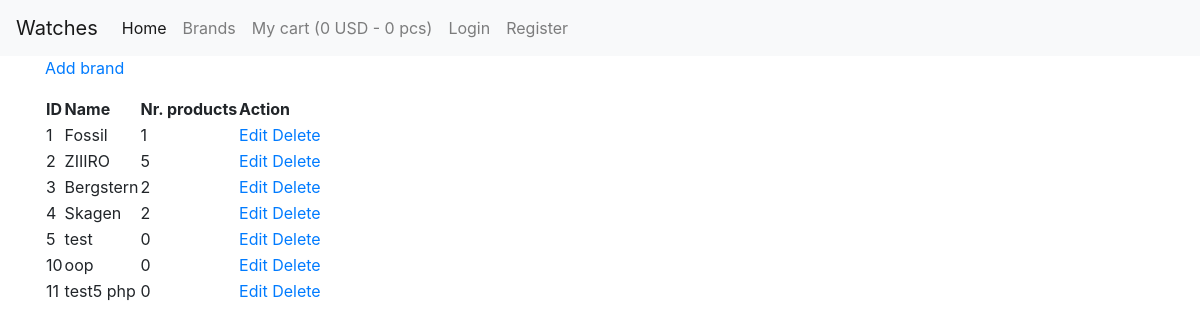
The page /brand_list.php on the database its author committed.
### tables this page shows
CREATE TABLE `watches_brand` (
  `id` int(11) NOT NULL,
  `name` varchar(100) NOT NULL
);

### classes/Database.class.php (called while the page is built, shortened)
<?php
class Database
{
    protected $dbserver = "localhost";
    protected $dbusername = "root";
    protected $dbpassword = "";
    protected $dbname = "curs";
    public function connect()
    {
        try {
            $this->conn = new PDO(
                                "mysql:host=" . $this->dbserver . ";
                                dbname=" . $this->dbname,
                                $this->dbusername,
                                $this->dbpassword);
        } catch (PDOException $e) {
            echo $e->getMessage();
        }
    }
}

### classes/WatchBrand.class.php (called while the page is built, shortened)
<?php
class WatchBrand extends Database
{
    public function getAll()
    {
        $sql = "SELECT * FROM watches_brand";
        $stmt = $this->conn->prepare($sql);
        $stmt->execute();
        return $stmt->fetchAll();
    }
}

### classes/Watch.class.php (called while the page is built, shortened)
<?php
class Watch extends Database
{
    protected $brand;
    public function setBrand($_brand)
    {
        $this->brand = $_brand;
    }
    public function countProducts()
    {
        $sql = "SELECT * FROM watches
                WHERE brand = '$this->brand'";
        $stmt = $this->conn->prepare($sql);
        $stmt->execute();
        $allWatches = $stmt->fetchAll();
        return count($allWatches);
    }
}

### brand_list.php (the view, shortened to what this page needs)
<?php
include "header.php";
$watchBrand = new WatchBrand();
$watchBrands = $watchBrand->getAll();
$watch = new Watch();
?>
<p>
    <a href="brand_add_form.php">Add brand</a>
</p>
<table>
    <tr>
        <th>ID</th>
        <th>Name</th>
        <th>Nr. products</th>
        <th>Action</th>
    </tr>
    <?php foreach($watchBrands as $brand): ?>
        <?php $watch->setBrand($brand["name"]); ?>
        <tr>
            <td>
                <?= $brand["id"] ?>
            </td>
            <td>
                <?= $brand["name"] ?>
            </td>
            <td>
                <?= $watch->countProducts() ?>
            </td>
            <td>
                <a href="brand_list_edit_form.php?id=<?= $brand["id"]?>">Edit</a>
                <a href="brand_list_delete.php?id=<?= $brand["id"]?>">Delete</a>
            </td>
        </tr>
    <?php endforeach ?>
</table>

### rows shown on the page
watches_brand: id "1", name "Fossil", countProducts "1"
watches_brand: id "2", name "ZIIIRO", countProducts "5"
watches_brand: id "3", name "Bergstern", countProducts "2"
watches_brand: id "4", name "Skagen", countProducts "2"
watches_brand: id "5", name "test", countProducts "0"
watches_brand: id "10", name "oop", countProducts "0"
watches_brand: id "11", name "test5 php", countProducts "0"

### other values the page prints
$cart->calculateTotal() "0"
$cart->countProducts() "0"
